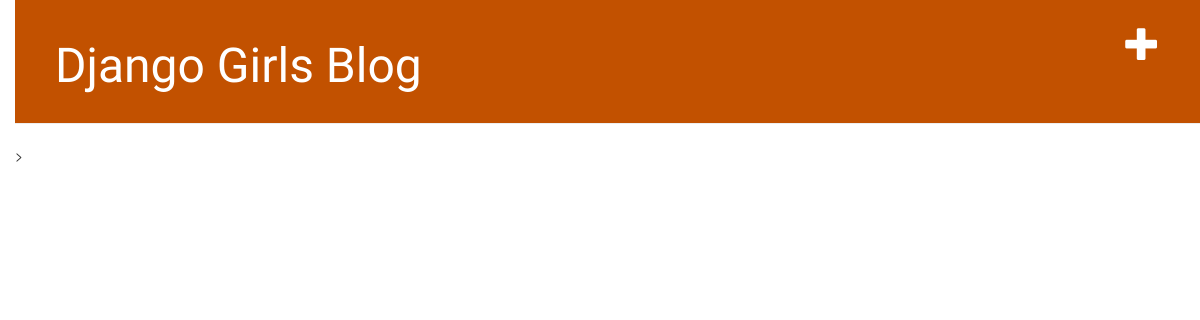
The app's page /, older data.
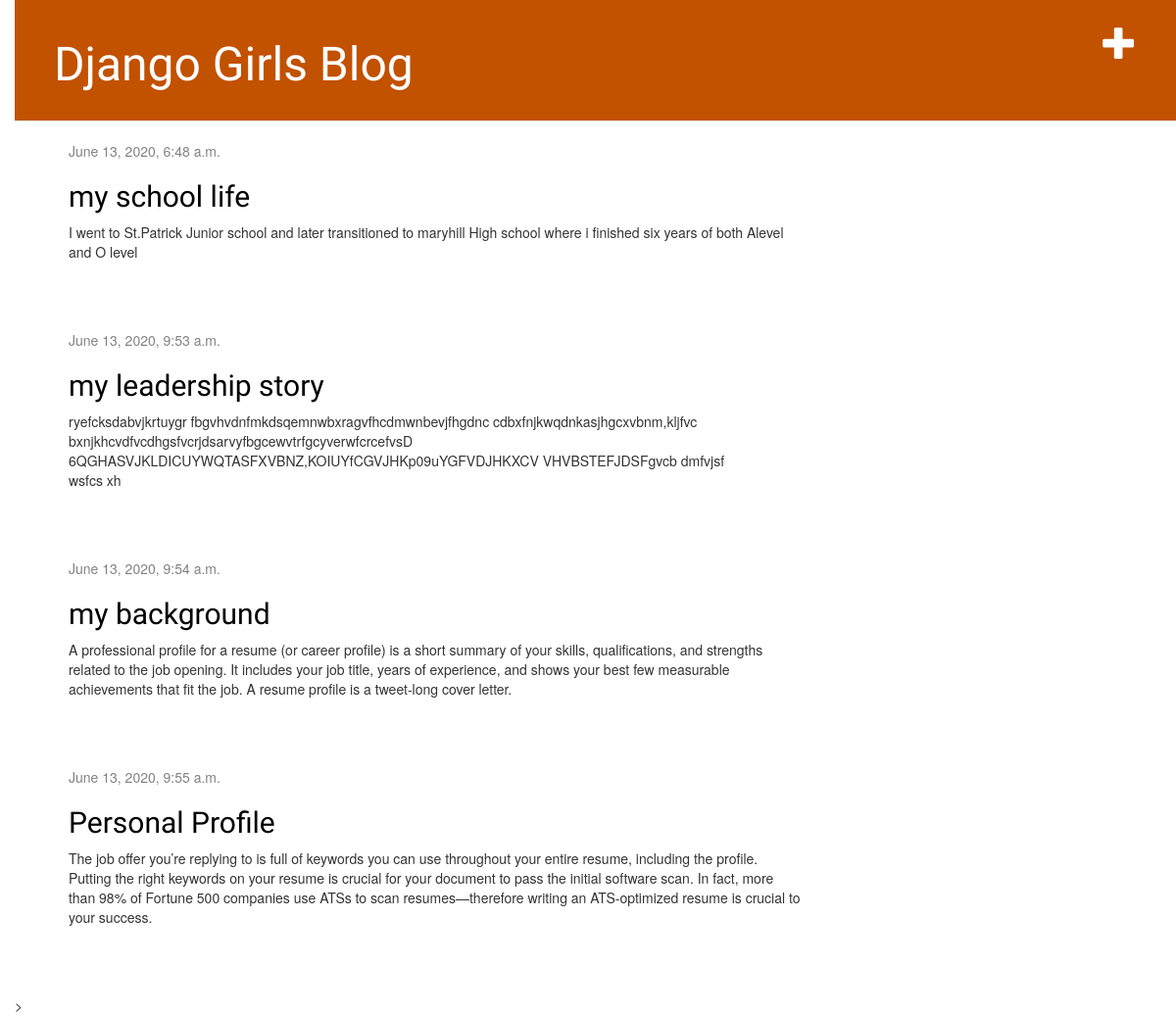
The same page, newer data.
### blog/models.py (models this page shows, shortened)
class Post(models.Model):
    author = models.ForeignKey(settings.AUTH_USER_MODEL, on_delete=models.CASCADE)
    title = models.CharField(max_length=200)
    text = models.TextField()
    created_date = models.DateTimeField(default=timezone.now)
    published_date = models.DateTimeField(blank=True, null=True)

### blog/views.py (the view)
# urls.py: path('', views.post_list, name='post_list'),
def post_list(request):
    posts = Post.objects.filter(published_date__lte=timezone.now()).order_by('published_date')
    return render(request, 'blog/post_list.html', {'posts': posts})

### blog/templates/blog/post_list.html
{% extends 'blog/base.html' %}
{% block content %}
    {% for post in posts %}
        <div class="post">
            <div class="date">
                {{ post.published_date }}
            </div>
            <h2><a href="{% url 'post_detail' pk=post.pk %}">{{ post.title }}</a></h2>
            <p>{{ post.text|linebreaksbr }}</p>
        </div>
    {% endfor %}
{% endblock %}

### blog/templates/blog/base.html (shortened to what this page needs)
<!DOCTYPE html>
{% load static %}
<html>
    <head>
        <link rel="stylesheet" href="//maxcdn.bootstrapcdn.com/bootstrap/3.2.0/css/bootstrap.min.css">
        <link rel="stylesheet" href="//maxcdn.bootstrapcdn.com/bootstrap/3.2.0/css/bootstrap-theme.min.css">
        <link rel="stylesheet" href="{% static 'css/blog.css' %}">
    </head>
    <body>
        <div class="page-header">
            <a href="{% url 'post_new' %}" class="top-menu"><span class="glyphicon glyphicon-plus"></span></a>
            <h1><a href="/">Django Girls Blog</a></h1>
        </div>
        <div class="content container">
            <div class="row">
                <div class="col-md-8">
                {% block content %}
                {% endblock %}
                </div>
            </div>
        </div>
    </body>>
</html>

### blog/static/css/blog.css (style rules this page uses)
h1 a, h2 a { color: orange; }
body { padding-left: 15px; }
h1 a, h2 a { color: rgb(247, 113, 18); font-family: 'Lobster'; }
.page-header { background-color: #C25100; margin-top: 0; padding: 20px 20px 20px 40px; }
.page-header h1, .page-header h1 a, .page-header h1 a:visited, .page-header h1 a:active { color: #ffffff; font-size: 36pt; text-decoration: none; }
.content { margin-left: 40px; }
h1, h2, h3, h4 { font-family: 'Lobster', cursive; }
.date { color: #828282; }
.top-menu, .top-menu:hover, .top-menu:visited { color: #ffffff; float: right; font-size: 26pt; margin-right: 20px; }
.post { margin-bottom: 70px; }
.post h2 a, .post h2 a:visited { color: #000000; }

Row changes from the older to the newer data that the page shows:
added Post: published_date "June 13, 2020, 6:48 a.m.", title "my school life", text "I went to St.Patrick Junior school and later transitioned to maryhill High school where i finished six years of both Alevel and O level"
added Post: published_date "June 13, 2020, 9:53 a.m.", title "my leadership story", text "ryefcksdabvjkrtuygr fbgvhvdnfmkdsqemnwbxragvfhcdmwnbevjfhgdnc cdbxfnjkwqdnkasjhgcxvbnm,kljfvc bxnjkhcvdfvcdhgsfvcrjdsarvyfbgcewvtrfgcyverwfcrcefvsD 6QGHASVJKLDICUYWQTASFXVBNZ,KOIUYfCGVJHKp09uYGFVDJHKXCV VHVBSTEFJDSFgvcb dmfvjsf wsfcs xh"
added Post: published_date "June 13, 2020, 9:54 a.m.", title "my background", text "A professional profile for a resume (or career profile) is a short summary of your skills, qualifications, and strengths related to the job opening. It includes your job title, years of experience, and shows your best few measurable achievements that fit the job. A resume profile is a tweet-long cover letter."
added Post: published_date "June 13, 2020, 9:55 a.m.", title "Personal Profile", text "The job offer you’re replying to is full of keywords you can use throughout your entire resume, including the profile. Putting the right keywords on your resume is crucial for your document to pass the initial software scan. In fact, more than 98% of Fortune 500 companies use ATSs to scan resumes—therefore writing an ATS-optimized resume is crucial to your success."
